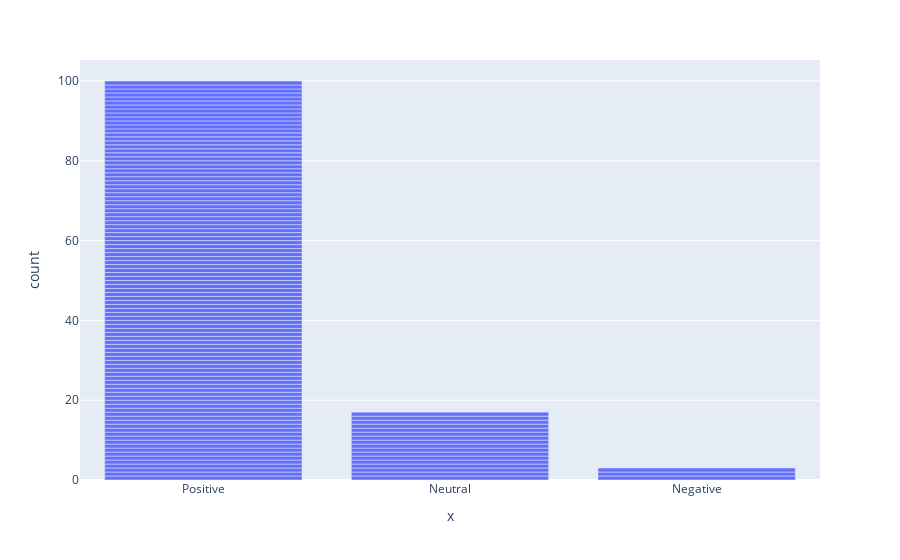

Notebook code cell kept with this figure:
### Code cell
px.bar(x=test["Class"])

### Figure 1 — Plotly figure (JSON) as saved in the notebook; plotly's stock layout.template omitted (floating-point values rounded to 4 significant figures)
{"data": [{"alignmentgroup": "True", "hovertemplate": "x=%{x}<br>count=%{y}<extra></extra>", "legendgroup": "", "marker": {"color": "#636efa", "pattern": {"shape": ""}}, "name": "", "offsetgroup": "", "orientation": "v", "showlegend": false, "textposition": "auto", "type": "bar", "x": ["Positive", "Positive", "Positive", "Positive", "Neutral", "Positive", "Positive", "Neutral", "Positive", "Positive", "Positive", "Positive", "Positive", "Positive", "Positive", "Positive", "Positive", "Positive", "Positive", "Positive", "Positive", "Positive", "Positive", "Positive", "Positive", "Positive", "Positive", "Positive", "Positive", "Neutral", "Positive", "Positive", "Positive", "Positive", "Positive", "Positive", "Positive", "Positive", "Positive", "Positive", "Neutral", "Positive", "Neutral", "Neutral", "Positive", "Neutral", "Negative", "Positive", "Positive", "Positive", "Positive", "Neutral", "Positive", "Positive", "Positive", "Positive", "Positive", "Positive", "Positive", "Positive", "Positive", "Positive", "Positive", "Positive", "Positive", "Positive", "Positive", "Positive", "Positive", "Positive", "Negative", "Neutral", "Positive", "Positive", "Positive", "Positive", "Positive", "Positive", "Positive", "Positive", "Positive", "Positive", "Positive", "Neutral", "Positive", "Positive", "Positive", "Neutral", "Positive", "Positive", "Positive", "Positive", "Positive", "Positive", "Positive", "Neutral", "Positive", "Positive", "Positive", "Positive", "Positive", "Positive", "Positive", "Neutral", "Positive", "Positive", "Positive", "Neutral", "Neutral", "Positive", "Negative", "Neutral", "Positive", "Positive", "Positive", "Neutral", "Positive", "Positive", "Positive", "Positive"], "xaxis": "x", "y": [1, 1, 1, 1, 1, 1, 1, 1, 1, 1, 1, 1, 1, 1, 1, 1, 1, 1, 1, 1, 1, 1, 1, 1, 1, 1, 1, 1, 1, 1, 1, 1, 1, 1, 1, 1, 1, 1, 1, 1, 1, 1, 1, 1, 1, 1, 1, 1, 1, 1, 1, 1, 1, 1, 1, 1, 1, 1, 1, 1, 1, 1, 1, 1, 1, 1, 1, 1, 1, 1, 1, 1, 1, 1, 1, 1, 1, 1, 1, 1, 1, 1, 1, 1, 1, 1, 1, 1, 1, 1, 1, 1, 1, 1, 1, 1, 1, 1, 1, 1, 1, 1, 1, 1, 1, 1, 1, 1, 1, 1, 1, 1, 1, 1, 1, 1, 1, 1, 1, 1], "yaxis": "y"}], "layout": {"barmode": "relative", "legend": {"tracegroupgap": 0}, "margin": {"t": 60}, "xaxis": {"anchor": "y", "domain": [0, 1], "title": {"text": "x"}}, "yaxis": {"anchor": "x", "domain": [0, 1], "title": {"text": "count"}}}}
